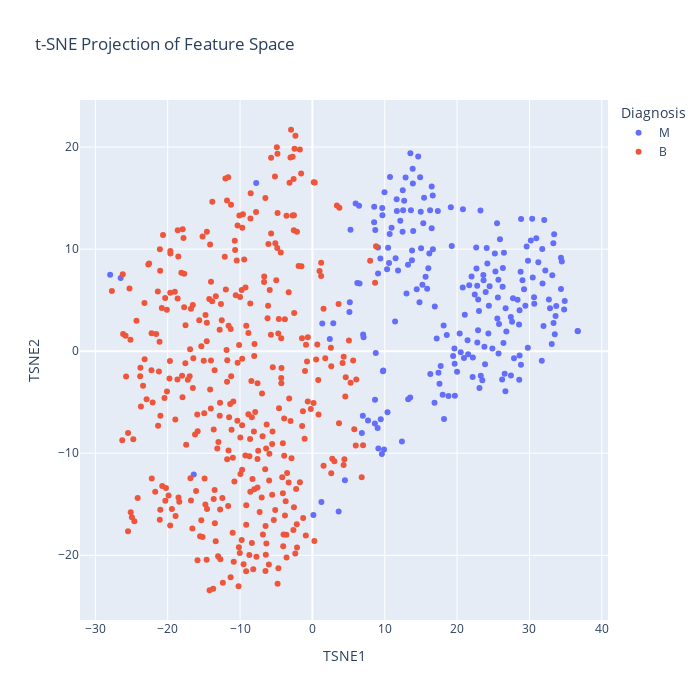

The notebook cell saved with this chart:
### Markdown cell above
#### TSNE

### Code cell
from sklearn.manifold import TSNE
import pandas as pd
import plotly.express as px
from sklearn.preprocessing import StandardScaler


# Step 2: Scale
X_scaled = StandardScaler().fit_transform(features)

# Step 3: t-SNE
tsne = TSNE(n_components=2, perplexity=30, learning_rate=200, random_state=42)
X_tsne = tsne.fit_transform(X_scaled)

# Step 4: Plot
tsne_df = pd.DataFrame(X_tsne, columns=['TSNE1', 'TSNE2'])
tsne_df[target.name] = target

fig = px.scatter(
    tsne_df,
    x='TSNE1',
    y='TSNE2',
    color=target.name,
    title='t-SNE Projection of Feature Space',
    width=700,
    height=700
)
fig.show()

### Figure 1 — Plotly figure (JSON) as saved in the notebook; plotly's stock layout.template omitted (floating-point values rounded to 4 significant figures; data arrays with more than 128 entries replaced by an {"elided": "..."} marker saying what was removed)
{"data": [{"hovertemplate": "Diagnosis=M<br>TSNE1=%{x}<br>TSNE2=%{y}<extra></extra>", "legendgroup": "M", "marker": {"color": "#636efa", "symbol": "circle"}, "mode": "markers", "name": "M", "orientation": "v", "showlegend": true, "type": "scatter", "x": {"elided": "212 float values"}, "xaxis": "x", "y": {"elided": "212 float values"}, "yaxis": "y"}, {"hovertemplate": "Diagnosis=B<br>TSNE1=%{x}<br>TSNE2=%{y}<extra></extra>", "legendgroup": "B", "marker": {"color": "#EF553B", "symbol": "circle"}, "mode": "markers", "name": "B", "orientation": "v", "showlegend": true, "type": "scatter", "x": {"elided": "357 float values"}, "xaxis": "x", "y": {"elided": "357 float values"}, "yaxis": "y"}], "layout": {"height": 700, "legend": {"title": {"text": "Diagnosis"}, "tracegroupgap": 0}, "title": {"text": "t-SNE Projection of Feature Space"}, "width": 700, "xaxis": {"anchor": "y", "domain": [0, 1], "title": {"text": "TSNE1"}}, "yaxis": {"anchor": "x", "domain": [0, 1], "title": {"text": "TSNE2"}}}}
